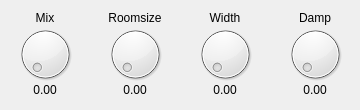
<?xml version="1.0" encoding="UTF-8"?>
<ui version="4.0">
 <class>ReverbSettings</class>
 <widget class="QDialog" name="ReverbSettings">
  <property name="geometry">
   <rect>
    <x>0</x>
    <y>0</y>
    <width>360</width>
    <height>110</height>
   </rect>
  </property>
  <property name="minimumSize">
   <size>
    <width>360</width>
    <height>110</height>
   </size>
  </property>
  <property name="maximumSize">
   <size>
    <width>360</width>
    <height>110</height>
   </size>
  </property>
  <property name="windowTitle">
   <string>Dialog</string>
  </property>
  <widget class="QDial" name="mix">
   <property name="geometry">
    <rect>
     <x>0</x>
     <y>24</y>
     <width>90</width>
     <height>60</height>
    </rect>
   </property>
  </widget>
  <widget class="QLabel" name="label">
   <property name="geometry">
    <rect>
     <x>0</x>
     <y>10</y>
     <width>90</width>
     <height>16</height>
    </rect>
   </property>
   <property name="text">
    <string>Mix</string>
   </property>
   <property name="alignment">
    <set>Qt::AlignCenter</set>
   </property>
  </widget>
  <widget class="QLabel" name="mixValue">
   <property name="geometry">
    <rect>
     <x>0</x>
     <y>82</y>
     <width>90</width>
     <height>16</height>
    </rect>
   </property>
   <property name="text">
    <string>0.00</string>
   </property>
   <property name="alignment">
    <set>Qt::AlignCenter</set>
   </property>
  </widget>
  <widget class="QLabel" name="label_2">
   <property name="geometry">
    <rect>
     <x>90</x>
     <y>10</y>
     <width>90</width>
     <height>16</height>
    </rect>
   </property>
   <property name="text">
    <string>Roomsize</string>
   </property>
   <property name="alignment">
    <set>Qt::AlignCenter</set>
   </property>
  </widget>
  <widget class="QDial" name="roomsize">
   <property name="geometry">
    <rect>
     <x>90</x>
     <y>24</y>
     <width>90</width>
     <height>60</height>
    </rect>
   </property>
  </widget>
  <widget class="QLabel" name="roomsizeValue">
   <property name="geometry">
    <rect>
     <x>90</x>
     <y>82</y>
     <width>90</width>
     <height>16</height>
    </rect>
   </property>
   <property name="text">
    <string>0.00</string>
   </property>
   <property name="alignment">
    <set>Qt::AlignCenter</set>
   </property>
  </widget>
  <widget class="QLabel" name="label_4">
   <property name="geometry">
    <rect>
     <x>180</x>
     <y>10</y>
     <width>90</width>
     <height>16</height>
    </rect>
   </property>
   <property name="text">
    <string>Width</string>
   </property>
   <property name="alignment">
    <set>Qt::AlignCenter</set>
   </property>
  </widget>
  <widget class="QDial" name="width">
   <property name="geometry">
    <rect>
     <x>180</x>
     <y>24</y>
     <width>90</width>
     <height>60</height>
    </rect>
   </property>
  </widget>
  <widget class="QLabel" name="widthValue">
   <property name="geometry">
    <rect>
     <x>180</x>
     <y>82</y>
     <width>90</width>
     <height>16</height>
    </rect>
   </property>
   <property name="text">
    <string>0.00</string>
   </property>
   <property name="alignment">
    <set>Qt::AlignCenter</set>
   </property>
  </widget>
  <widget class="QLabel" name="label_5">
   <property name="geometry">
    <rect>
     <x>270</x>
     <y>10</y>
     <width>90</width>
     <height>16</height>
    </rect>
   </property>
   <property name="text">
    <string>Damp</string>
   </property>
   <property name="alignment">
    <set>Qt::AlignCenter</set>
   </property>
  </widget>
  <widget class="QDial" name="damp">
   <property name="geometry">
    <rect>
     <x>270</x>
     <y>24</y>
     <width>90</width>
     <height>60</height>
    </rect>
   </property>
  </widget>
  <widget class="QLabel" name="dampValue">
   <property name="geometry">
    <rect>
     <x>270</x>
     <y>82</y>
     <width>90</width>
     <height>16</height>
    </rect>
   </property>
   <property name="text">
    <string>0.00</string>
   </property>
   <property name="alignment">
    <set>Qt::AlignCenter</set>
   </property>
  </widget>
 </widget>
 <resources/>
 <connections/>
</ui>
